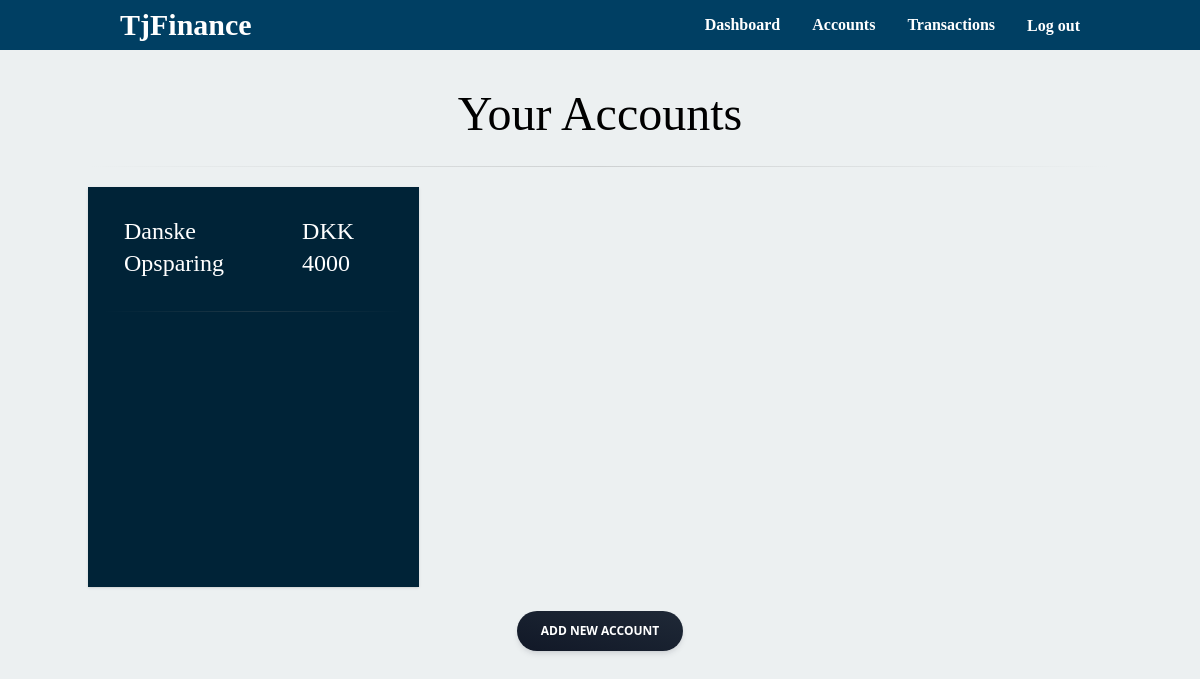
Page /account/ (signed in) on the earlier database version.
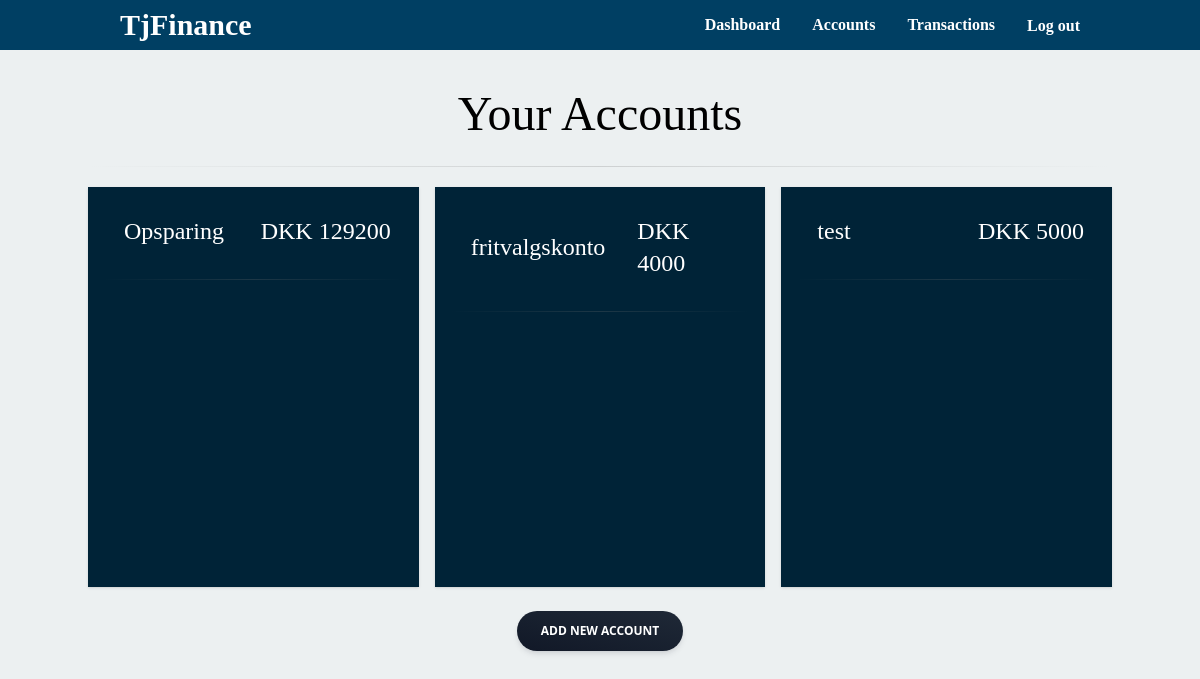
Same page on the later database version.
### main/models.py (models this page shows, shortened)
class Account(models.Model):
    ACCOUNT_TYPES = (
        ('savings', 'Savings'),
        ('checking', 'Checking'),
        ('Vacation', 'Vacation'),
        ('Retirement', 'Retirement'),
        ('Other', 'Other')
    )
    user = models.ForeignKey(User, on_delete=models.CASCADE)
    name = models.CharField(max_length=50)
    account_type = models.CharField(max_length=50, choices=ACCOUNT_TYPES)
    balance = models.DecimalField(max_digits=10, decimal_places=0)
    description = models.TextField(blank=True, null=True, max_length=255)
    isFavorite = models.BooleanField(default=False)
    def get_three_recent_transactions(self):
        return self.transaction_set.all().order_by('-date')[:3]

### main/views.py (the view)
# urls.py: path('account/', account_view, name='account'),
@login_required
def account_view(request):
    user_accounts = Account.objects.filter(user=request.user)
    return render(request, "account/account.html", context={"accounts": user_accounts})

### templates/account/account.html (shortened to what this page needs)
{% extends '../base.html' %}
{% load static %}
{% block content %}
    {% if accounts %}
    <div class="container mx-auto mt-10">
        <h1 class="text-5xl text-black font-dansketext text-center mb-7">Your Accounts</h1>
        <hr class="my-5 h-px border-t-0 bg-transparent bg-gradient-to-r from-transparent via-neutral-500 to-transparent opacity-25 dark:via-neutral-400" />
        <div id="accounts" class="grid grid-cols-1 mx-3 lg:mx-0 md:mx-0 xl:mx-0 2xl:mx-0  md:grid-cols-2 lg:grid-cols-3 gap-4 lg:grow mb-6">
            {% for account in accounts %}
                <div class="bg-account-cards p-4 shadow md:min-h-[300px] lg:min-h-[400px] flex flex-col">
                    <div class="flex flex-col md:flex-row justify-between items-center">
                        <h2 class="text-2xl text-white font-dansketext p-3 flex items-center">
                            {{ account.name }}<a href="{% url 'account_details' account.name %}"></a></h2>
                        <span class="text-2xl text-white font-dansketext p-3">DKK {{ account.balance }}</span>
                    </div>
                    <hr class="my-5 h-px border-t-0 bg-transparent bg-gradient-to-r from-transparent via-neutral-500 to-transparent opacity-25 dark:via-neutral-400" />
                </div>
            {% endfor %}
            </div>
    </div>
    <div class="flex flex-col justify-between items-center">
    <form action="{% url 'add_account' %}">
            <button class="align-middle mb-4 select-none font-sans font-bold text-center uppercase transition-all disabled:opacity-50 disabled:shadow-none disabled:pointer-events-none text-xs py-3 px-6 bg-gradient-to-tr from-gray-900 to-gray-800 text-white shadow-md shadow-gray-900/10 hover:shadow-lg hover:shadow-gray-900/20 active:opacity-[0.85] rounded-full" type="submit">Add new account</button>
    </form>
    </div>
    {% else %}
        {% include "account/no_accounts_error.html" %}
    {% endif %}
{% endblock content %}

Differences in the rows shown:
removed Account: name "Danske Opsparing", balance "4000"
added Account: name "Opsparing", balance "129200"
added Account: name "fritvalgskonto", balance "4000"
added Account: name "test", balance "5000"
